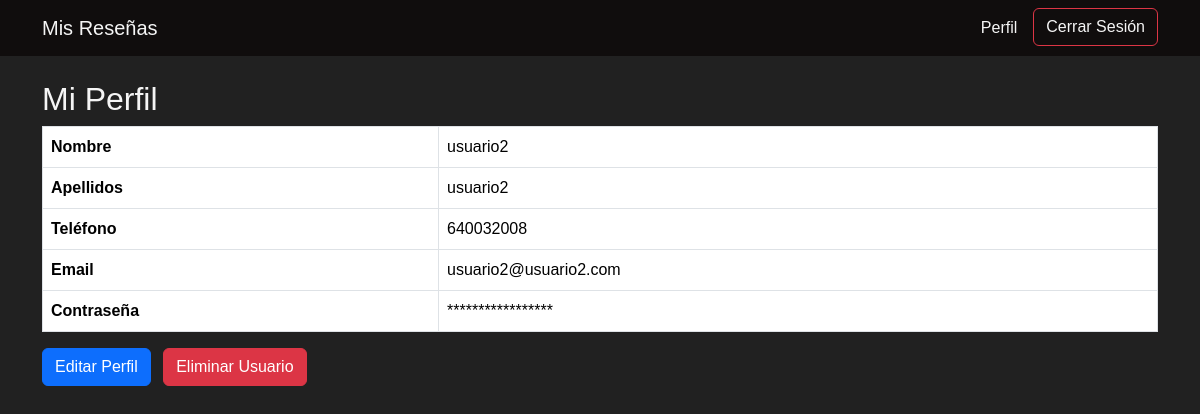
Screenshot of /perfil (signed in) with the database file from the repository.
### models.py (models this page shows)
class Usuario(UserMixin, db.Model):
    id = db.Column(db.Integer, primary_key=True)
    nombre = db.Column(db.String(80), nullable=False)
    apellidos = db.Column(db.String(80), nullable=False)
    telefono = db.Column(db.String(20), nullable=False)
    email = db.Column(db.String(120), unique=True, nullable=False)
    contraseña = db.Column(db.String(128), nullable=False)
    is_admin = db.Column(db.Boolean, default=False)

### auth.py (the view)
@app.route('/perfil')
@login_required
def perfil():
    return render_template('perfil.html', usuario=current_user)

### app.py (called while the page is built)
@login_manager.user_loader
def load_user(user_id):
    return Usuario.query.get(int(user_id))

### templates/perfil.html (shortened to what this page needs)
<!DOCTYPE html>
<html lang="en">
<head>
  <link href="https://cdn.jsdelivr.net/npm/bootstrap@5.3.3/dist/css/bootstrap.min.css" rel="stylesheet">
  <link rel="stylesheet" href="{{ url_for('static', filename='perfil.css') }}">
</head>
<body>
  <nav class="navbar navbar-expand-lg">
    <div class="container">
      <a class="navbar-brand" href="{{ url_for('resenas') }}">Mis Reseñas</a>
      <div class="collapse navbar-collapse" id="navbarContent">
        <ul class="navbar-nav ms-auto">
          <li class="nav-item">
            <a class="nav-link" href="{{ url_for('perfil') }}">Perfil</a>
          </li>
          <li class="nav-item">
            <a class="btn btn-outline-danger ms-2" href="{{ url_for('logout') }}">Cerrar Sesión</a>
          </li>
        </ul>
      </div>
    </div>
  </nav>
  <div class="container mt-4">
    <h2>Mi Perfil</h2>
    <table class="table table-bordered">
      <tr>
        <th>Nombre</th>
        <td>{{ usuario.nombre }}</td>
      </tr>
      <tr>
        <th>Apellidos</th>
        <td>{{ usuario.apellidos }}</td>
      </tr>
      <tr>
        <th>Teléfono</th>
        <td>{{ usuario.telefono }}</td>
      </tr>
      <tr>
        <th>Email</th>
        <td>{{ usuario.email }}</td>
      </tr>
      <tr>
        <th>Contraseña</th>
        <td>*****************</td>
      </tr>
    </table>
    <div class="mt-3">
      <a href="{{ url_for('edit_user', user_id=usuario.id) }}" class="btn btn-primary me-2">
        Editar Perfil
      </a>
      <form action="{{ url_for('delete_user', user_id=usuario.id) }}" method="POST"
            style="display: inline-block;"
            onsubmit="return confirm('¿Estás seguro de eliminar tu cuenta? Esta acción no se puede deshacer.');">
        <button type="submit" class="btn btn-danger">Eliminar Usuario</button>
      </form>
    </div>
  </div>
</body>
</html>

### static/perfil.css (style rules this page uses)
body { height: 100vh; margin: 0; font-family: Arial, sans-serif; font-size: 16px; background-color: #212121; color: whitesmoke; }
.navbar { width: 100%; background-color: #100d0d; overflow: hidden; color: whitesmoke; }
.navbar a { float: left; display: block; color: whitesmoke; text-align: center; text-decoration: none; }

### rows the page displays
Usuario: nombre "usuario2", apellidos "usuario2", telefono "640032008", email "usuario2@usuario2.com"
